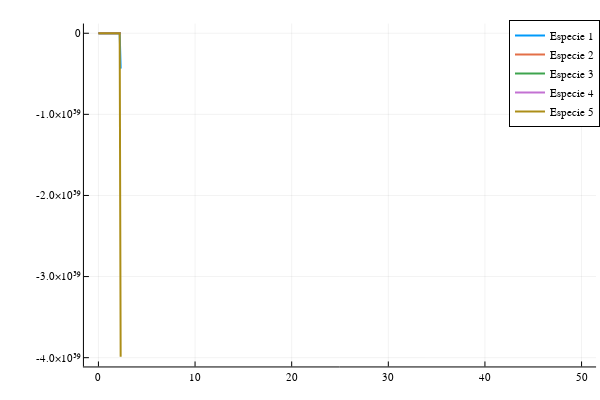

Write notebook code for a chart like this one.
### Code cell
plot(t,sol[:,1],label ="Especie 1",w=2)

plot!(t,sol[:,2],label ="Especie 2",w=2)
plot!(t,sol[:,3],label ="Especie 3",w=2)
plot!(t,sol[:,4],label ="Especie 4",w=2)
plot!(t,sol[:,5],label ="Especie 5",w=2)

### Figure 1 — Plotly figure (JSON) as saved in the notebook; plotly's stock layout.template omitted (floating-point values rounded to 4 significant figures)
{"data": [{"colorbar": {"len": 0.9525, "title": "", "x": 0.9934, "y": 0.5139}, "legendgroup": "Especie 1", "line": {"color": "rgba(0, 154, 250, 1.000)", "dash": "solid", "shape": "linear", "width": 2}, "mode": "lines", "name": "Especie 1", "showlegend": true, "type": "scatter", "x": [0, 0.1, 0.2, 0.3, 0.4, 0.5, 0.6, 0.7, 0.8, 0.9, 1, 1.1, 1.2, 1.3, 1.4, 1.5, 1.6, 1.7, 1.8, 1.9, 2, 2.1, 2.2, 2.3], "xaxis": "x", "y": [2.45, 2.107, 2.321, 2.447, 2.54, 2.612, 2.668, 2.709, 2.737, 2.749, 2.739, 2.699, 2.616, 2.507, 2.463, 2.492, 2.504, 2.578, 2.625, 2.808, 3.419, 8.279, -309.7, -4.361e+38], "yaxis": "y"}, {"colorbar": {"len": 0.9525, "title": "", "x": 0.9934, "y": 0.5139}, "legendgroup": "Especie 2", "line": {"color": "rgba(227, 111, 71, 1.000)", "dash": "solid", "shape": "linear", "width": 2}, "mode": "lines", "name": "Especie 2", "showlegend": true, "type": "scatter", "x": [0, 0.1, 0.2, 0.3, 0.4, 0.5, 0.6, 0.7, 0.8, 0.9, 1, 1.1, 1.2, 1.3, 1.4, 1.5, 1.6, 1.7, 1.8, 1.9, 2, 2.1, 2.2, 2.3], "xaxis": "x", "y": [1.5, 1.65, 1.796, 1.937, 2.07, 2.193, 2.306, 2.407, 2.496, 2.574, 2.642, 2.701, 2.75, 2.793, 2.828, 2.858, 2.883, 2.903, 2.92, 2.934, 2.946, 2.956, 2.964, 2.97], "yaxis": "y"}, {"colorbar": {"len": 0.9525, "title": "", "x": 0.9934, "y": 0.5139}, "legendgroup": "Especie 3", "line": {"color": "rgba(62, 164, 78, 1.000)", "dash": "solid", "shape": "linear", "width": 2}, "mode": "lines", "name": "Especie 3", "showlegend": true, "type": "scatter", "x": [0, 0.1, 0.2, 0.3, 0.4, 0.5, 0.6, 0.7, 0.8, 0.9, 1, 1.1, 1.2, 1.3, 1.4, 1.5, 1.6, 1.7, 1.8, 1.9, 2, 2.1, 2.2, 2.3], "xaxis": "x", "y": [1.28, 1.428, 1.578, 1.727, 1.871, 2.008, 2.136, 2.253, 2.36, 2.455, 2.538, 2.611, 2.674, 2.728, 2.773, 2.812, 2.844, 2.871, 2.894, 2.912, 2.928, 2.941, 2.951, 2.96], "yaxis": "y"}, {"colorbar": {"len": 0.9525, "title": "", "x": 0.9934, "y": 0.5139}, "legendgroup": "Especie 4", "line": {"color": "rgba(195, 113, 210, 1.000)", "dash": "solid", "shape": "linear", "width": 2}, "mode": "lines", "name": "Especie 4", "showlegend": true, "type": "scatter", "x": [0, 0.1, 0.2, 0.3, 0.4, 0.5, 0.6, 0.7, 0.8, 0.9, 1, 1.1, 1.2, 1.3, 1.4, 1.5, 1.6, 1.7, 1.8, 1.9, 2, 2.1, 2.2, 2.3], "xaxis": "x", "y": [1.94, 2.073, 2.196, 2.308, 2.409, 2.498, 2.576, 2.644, 2.702, 2.751, 2.793, 2.829, 2.858, 2.883, 2.904, 2.921, 2.935, 2.946, 2.956, 2.964, 2.97, 2.976, 2.98, 2.984], "yaxis": "y"}, {"colorbar": {"len": 0.9525, "title": "", "x": 0.9934, "y": 0.5139}, "legendgroup": "Especie 5", "line": {"color": "rgba(172, 142, 24, 1.000)", "dash": "solid", "shape": "linear", "width": 2}, "mode": "lines", "name": "Especie 5", "showlegend": true, "type": "scatter", "x": [0, 0.1, 0.2, 0.3, 0.4, 0.5, 0.6, 0.7, 0.8, 0.9, 1, 1.1, 1.2, 1.3, 1.4, 1.5, 1.6, 1.7, 1.8, 1.9, 2, 2.1, 2.2, 2.3], "xaxis": "x", "y": [2.61, -1.118, -0.5689, -0.3883, -0.3144, -0.2907, -0.3007, -0.3428, -0.4266, -0.5754, -0.8376, -1.305, -2.117, -3.295, -4.373, -5.23, -6.354, -7.299, -8.612, -9.296, -8.097, 1.879, -2604.0, -3.989e+39], "yaxis": "y"}], "layout": {"annotations": [], "height": 400, "legend": {"bgcolor": "rgba(255, 255, 255, 1.000)", "bordercolor": "rgba(0, 0, 0, 1.000)", "borderwidth": 1, "font": {"color": "rgba(0, 0, 0, 1.000)", "family": "sans-serif", "size": 11}, "title": {"font": {"color": "rgba(0, 0, 0, 1.000)", "family": "sans-serif", "size": 15}, "text": ""}, "tracegroupgap": 0, "traceorder": "normal", "x": 1, "xanchor": "auto", "y": 1, "yanchor": "auto"}, "margin": {"b": 20, "l": 0, "r": 0, "t": 20}, "paper_bgcolor": "rgba(255, 255, 255, 1.000)", "plot_bgcolor": "rgba(255, 255, 255, 1.000)", "showlegend": true, "width": 600, "xaxis": {"anchor": "y", "domain": [0.1399, 0.9934], "gridcolor": "rgba(0, 0, 0, 0.100)", "gridwidth": 0.5, "linecolor": "rgba(0, 0, 0, 1.000)", "mirror": false, "range": [-1.5, 51.5], "showgrid": true, "showline": true, "showticklabels": true, "tickangle": 0, "tickcolor": "rgb(0, 0, 0)", "tickfont": {"color": "rgba(0, 0, 0, 1.000)", "family": "sans-serif", "size": 11}, "tickmode": "array", "ticks": "inside", "ticktext": ["0", "10", "20", "30", "40", "50"], "tickvals": [0, 10, 20, 30, 40, 50], "title": "", "titlefont": {"color": "rgba(0, 0, 0, 1.000)", "family": "sans-serif", "size": 15}, "type": "-", "visible": true, "zeroline": false, "zerolinecolor": "rgba(0, 0, 0, 1.000)"}, "yaxis": {"anchor": "x", "domain": [0.03762, 0.9902], "gridcolor": "rgba(0, 0, 0, 0.100)", "gridwidth": 0.5, "linecolor": "rgba(0, 0, 0, 1.000)", "mirror": false, "range": [-4.108e+39, 1.197e+38], "showgrid": true, "showline": true, "showticklabels": true, "tickangle": 0, "tickcolor": "rgb(0, 0, 0)", "tickfont": {"color": "rgba(0, 0, 0, 1.000)", "family": "sans-serif", "size": 11}, "tickmode": "array", "ticks": "inside", "ticktext": ["-4.0×10³⁹", "-3.0×10³⁹", "-2.0×10³⁹", "-1.0×10³⁹", "0"], "tickvals": [-4e+39, -3e+39, -2e+39, -1e+39, 0], "title": "", "titlefont": {"color": "rgba(0, 0, 0, 1.000)", "family": "sans-serif", "size": 15}, "type": "-", "visible": true, "zeroline": false, "zerolinecolor": "rgba(0, 0, 0, 1.000)"}}}
